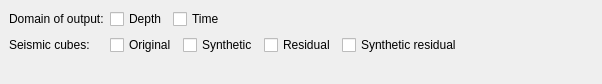
            <widget class="QWidget" name="seismicPage_3">
             <property name="geometry">
              <rect>
               <x>0</x>
               <y>0</y>
               <width>602</width>
               <height>84</height>
              </rect>
             </property>
             <attribute name="label">
              <string>Seismic output</string>
             </attribute>
             <layout class="QGridLayout" name="_32">
              <property name="margin">
               <number>9</number>
              </property>
              <property name="spacing">
               <number>6</number>
              </property>
              <item row="0" column="0">
               <layout class="QHBoxLayout" name="_33">
                <property name="spacing">
                 <number>6</number>
                </property>
                <property name="margin">
                 <number>0</number>
                </property>
                <item>
                 <layout class="QVBoxLayout" name="_34">
                  <property name="spacing">
                   <number>6</number>
                  </property>
                  <property name="margin">
                   <number>0</number>
                  </property>
                  <item>
                   <widget class="QLabel" name="oDomainLabel">
                    <property name="toolTip">
                     <string>&lt;qt&gt;Specify which domain the output should be in.</string>
                    </property>
                    <property name="text">
                     <string>Domain of output:</string>
                    </property>
                   </widget>
                  </item>
                  <item>
                   <widget class="QLabel" name="oSeismicCubeLabel">
                    <property name="toolTip">
                     <string>&lt;qt&gt;Controlls which seismic data parameters to output.</string>
                    </property>
                    <property name="text">
                     <string>Seismic cubes:</string>
                    </property>
                   </widget>
                  </item>
                 </layout>
                </item>
                <item>
                 <layout class="QVBoxLayout" name="_35">
                  <property name="spacing">
                   <number>6</number>
                  </property>
                  <property name="margin">
                   <number>0</number>
                  </property>
                  <item>
                   <layout class="QHBoxLayout" name="_36">
                    <property name="spacing">
                     <number>6</number>
                    </property>
                    <property name="margin">
                     <number>0</number>
                    </property>
                    <item>
                     <widget class="QCheckBox" name="oDomainDepthCheckBox">
                      <property name="toolTip">
                       <string>&lt;qt&gt;Should output come in depth domain? Requires that the &quot;time to depth conversion&quot; checkbox under horizons is checked.</string>
                      </property>
                      <property name="text">
                       <string>Depth</string>
                      </property>
                     </widget>
                    </item>
                    <item>
                     <widget class="QCheckBox" name="oDomainTimeCheckBox">
                      <property name="toolTip">
                       <string>Should output come in time domain?</string>
                      </property>
                      <property name="text">
                       <string>Time</string>
                      </property>
                     </widget>
                    </item>
                    <item>
                     <spacer>
                      <property name="orientation">
                       <enum>Qt::Horizontal</enum>
                      </property>
                      <property name="sizeHint" stdset="0">
                       <size>
                        <width>40</width>
                        <height>20</height>
                       </size>
                      </property>
                     </spacer>
                    </item>
                   </layout>
                  </item>
                  <item>
                   <layout class="QHBoxLayout" name="_37">
                    <property name="spacing">
                     <number>6</number>
                    </property>
                    <property name="margin">
                     <number>0</number>
                    </property>
                    <item>
                     <widget class="QCheckBox" name="oSeismicOriginalCheckBox">
                      <property name="toolTip">
                       <string>&lt;qt&gt;Control whether  the original seismic data should be written to file.</string>
                      </property>
                      <property name="text">
                       <string>Original</string>
                      </property>
                     </widget>
                    </item>
                    <item>
                     <widget class="QCheckBox" name="oSeismicSyntheticCheckBox">
                      <property name="toolTip">
                       <string>&lt;qt&gt;Control whether synthetic seismic from the inverted data should be generated.</string>
                      </property>
                      <property name="text">
                       <string>Synthetic</string>
                      </property>
                     </widget>
                    </item>
                    <item>
                     <widget class="QCheckBox" name="oSeismicResidualCheckBox">
                      <property name="toolTip">
                       <string>&lt;qt&gt;Control whether residuals computed in the actual inversion should be written to file. Will not add up to the original seismic data when combined with synthetic seismic, due to some filtering and numerical imprecision.</string>
                      </property>
                      <property name="text">
                       <string>Residual</string>
                      </property>
                     </widget>
                    </item>
                    <item>
                     <widget class="QCheckBox" name="oSeismicSyntheticResidualCheckBox">
                      <property name="toolTip">
                       <string>&lt;qt&gt;Control whether synthetic residuals should be generated. The residuals are computed by taking the original seismic and subtracting the synthetic seismic. These parameters are then matched sets.</string>
                      </property>
                      <property name="text">
                       <string>Synthetic residual</string>
                      </property>
                     </widget>
                    </item>
                    <item>
                     <spacer>
                      <property name="orientation">
                       <enum>Qt::Horizontal</enum>
                      </property>
                      <property name="sizeHint" stdset="0">
                       <size>
                        <width>40</width>
                        <height>20</height>
                       </size>
                      </property>
                     </spacer>
                    </item>
                   </layout>
                  </item>
                 </layout>
                </item>
               </layout>
              </item>
              <item row="1" column="0">
               <spacer>
                <property name="orientation">
                 <enum>Qt::Vertical</enum>
                </property>
                <property name="sizeType">
                 <enum>QSizePolicy::Expanding</enum>
                </property>
                <property name="sizeHint" stdset="0">
                 <size>
                  <width>20</width>
                  <height>40</height>
                 </size>
                </property>
               </spacer>
              </item>
             </layout>
            </widget>
